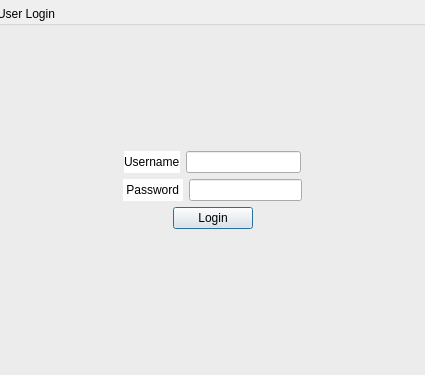
<?xml version="1.0" encoding="UTF-8"?>
<ui version="4.0">
 <class>Login</class>
 <widget class="QDialog" name="Login">
  <property name="geometry">
   <rect>
    <x>0</x>
    <y>0</y>
    <width>425</width>
    <height>375</height>
   </rect>
  </property>
  <property name="windowTitle">
   <string>Dialog</string>
  </property>
  <property name="windowIcon">
   <iconset>
    <normaloff>thundercats.png</normaloff>thundercats.png</iconset>
  </property>
  <property name="styleSheet">
   <string notr="true"/>
  </property>
  <widget class="QGroupBox" name="groupBox">
   <property name="geometry">
    <rect>
     <x>-3</x>
     <y>6</y>
     <width>431</width>
     <height>371</height>
    </rect>
   </property>
   <property name="title">
    <string>User Login</string>
   </property>
   <layout class="QVBoxLayout" name="verticalLayout">
    <item>
     <spacer name="verticalSpacer">
      <property name="orientation">
       <enum>Qt::Vertical</enum>
      </property>
      <property name="sizeHint" stdset="0">
       <size>
        <width>20</width>
        <height>40</height>
       </size>
      </property>
     </spacer>
    </item>
    <item>
     <layout class="QHBoxLayout" name="horizontalLayout">
      <item>
       <spacer name="horizontalSpacer_3">
        <property name="orientation">
         <enum>Qt::Horizontal</enum>
        </property>
        <property name="sizeHint" stdset="0">
         <size>
          <width>40</width>
          <height>20</height>
         </size>
        </property>
       </spacer>
      </item>
      <item>
       <widget class="QLabel" name="label_username">
        <property name="styleSheet">
         <string notr="true">background-color: rgb(255, 255, 255);</string>
        </property>
        <property name="text">
         <string>Username</string>
        </property>
       </widget>
      </item>
      <item>
       <widget class="QLineEdit" name="lineEdit_username"/>
      </item>
      <item>
       <spacer name="horizontalSpacer_4">
        <property name="orientation">
         <enum>Qt::Horizontal</enum>
        </property>
        <property name="sizeHint" stdset="0">
         <size>
          <width>40</width>
          <height>20</height>
         </size>
        </property>
       </spacer>
      </item>
     </layout>
    </item>
    <item>
     <layout class="QHBoxLayout" name="horizontalLayout_2">
      <item>
       <spacer name="horizontalSpacer_2">
        <property name="orientation">
         <enum>Qt::Horizontal</enum>
        </property>
        <property name="sizeHint" stdset="0">
         <size>
          <width>40</width>
          <height>20</height>
         </size>
        </property>
       </spacer>
      </item>
      <item>
       <widget class="QLabel" name="label_password">
        <property name="styleSheet">
         <string notr="true">background-color: rgb(255, 255, 255);</string>
        </property>
        <property name="text">
         <string> Password </string>
        </property>
       </widget>
      </item>
      <item>
       <widget class="QLineEdit" name="lineEdit_password">
        <property name="echoMode">
         <enum>QLineEdit::Password</enum>
        </property>
       </widget>
      </item>
      <item>
       <spacer name="horizontalSpacer">
        <property name="orientation">
         <enum>Qt::Horizontal</enum>
        </property>
        <property name="sizeHint" stdset="0">
         <size>
          <width>40</width>
          <height>20</height>
         </size>
        </property>
       </spacer>
      </item>
     </layout>
    </item>
    <item>
     <layout class="QHBoxLayout" name="horizontalLayout_5">
      <property name="bottomMargin">
       <number>20</number>
      </property>
      <item>
       <spacer name="horizontalSpacer_5">
        <property name="orientation">
         <enum>Qt::Horizontal</enum>
        </property>
        <property name="sizeHint" stdset="0">
         <size>
          <width>40</width>
          <height>20</height>
         </size>
        </property>
       </spacer>
      </item>
      <item>
       <widget class="QPushButton" name="pushButton_login">
        <property name="text">
         <string>Login</string>
        </property>
       </widget>
      </item>
      <item>
       <spacer name="horizontalSpacer_6">
        <property name="orientation">
         <enum>Qt::Horizontal</enum>
        </property>
        <property name="sizeHint" stdset="0">
         <size>
          <width>40</width>
          <height>20</height>
         </size>
        </property>
       </spacer>
      </item>
     </layout>
    </item>
    <item>
     <spacer name="verticalSpacer_2">
      <property name="orientation">
       <enum>Qt::Vertical</enum>
      </property>
      <property name="sizeHint" stdset="0">
       <size>
        <width>20</width>
        <height>40</height>
       </size>
      </property>
     </spacer>
    </item>
   </layout>
  </widget>
  <widget class="QLabel" name="background">
   <property name="geometry">
    <rect>
     <x>0</x>
     <y>0</y>
     <width>421</width>
     <height>371</height>
    </rect>
   </property>
   <property name="text">
    <string/>
   </property>
   <property name="pixmap">
    <pixmap resource="siccpixandstuff.qrc">:/pix/andre.JPG</pixmap>
   </property>
   <property name="scaledContents">
    <bool>true</bool>
   </property>
  </widget>
  <zorder>background</zorder>
  <zorder>groupBox</zorder>
 </widget>
 <resources>
  <include location="siccpixandstuff.qrc"/>
 </resources>
 <connections/>
</ui>
